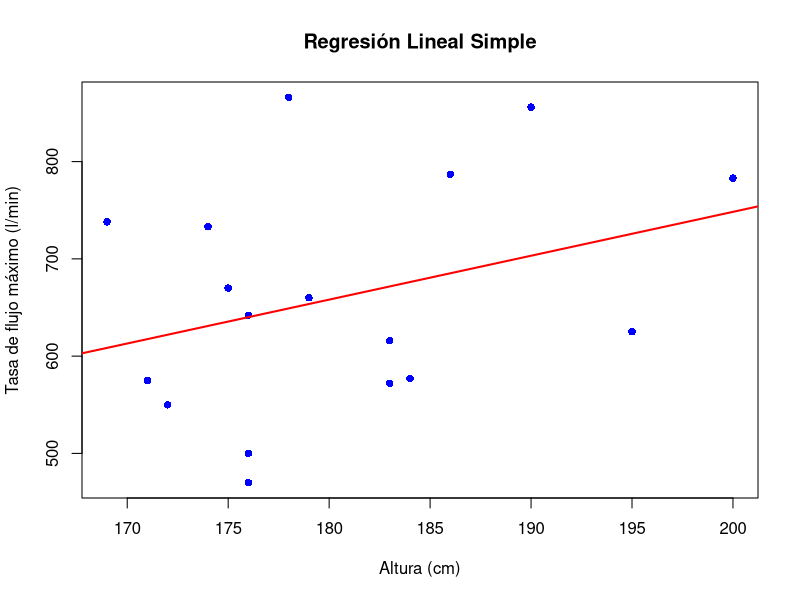
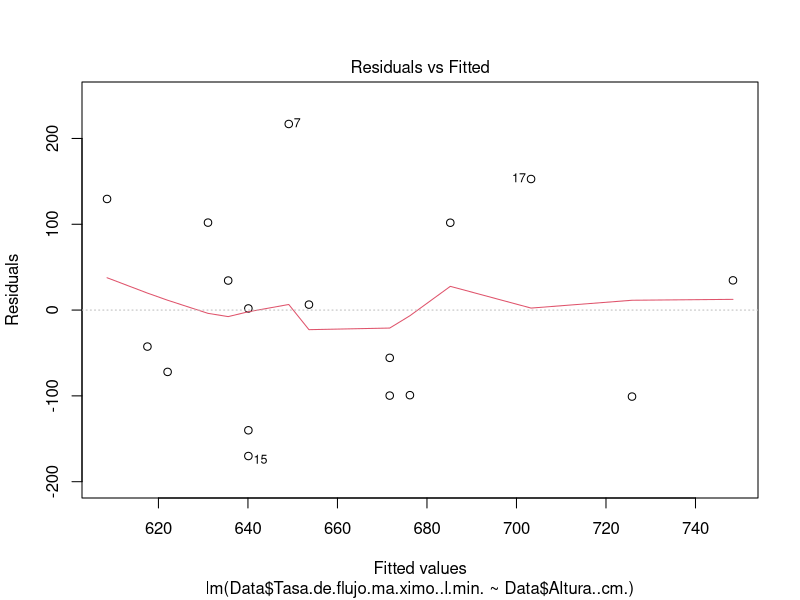
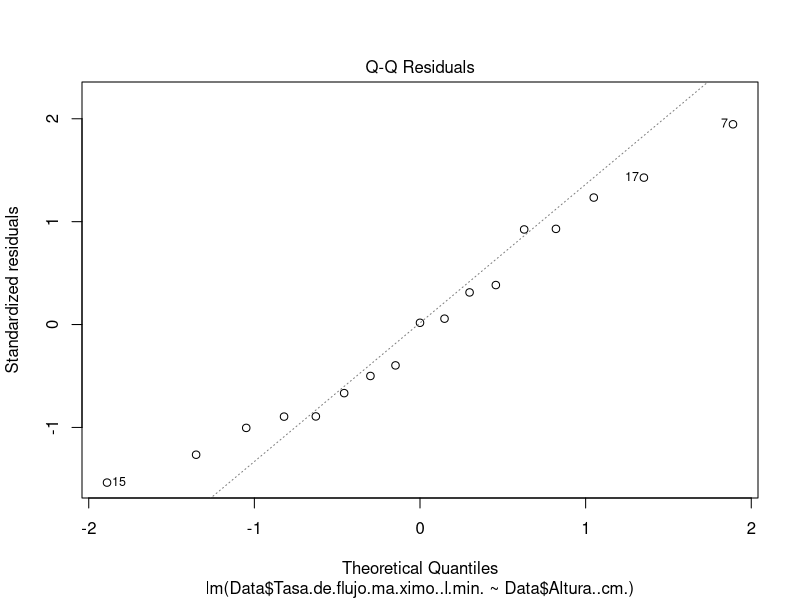
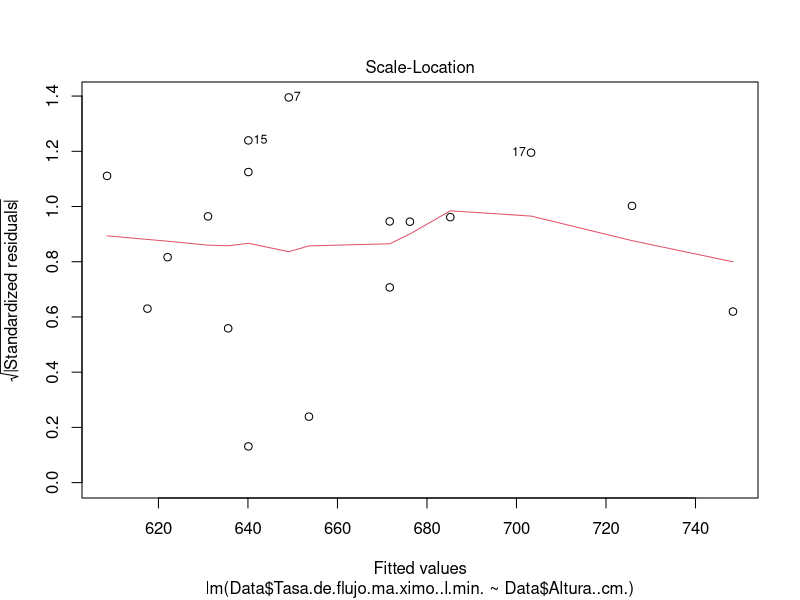
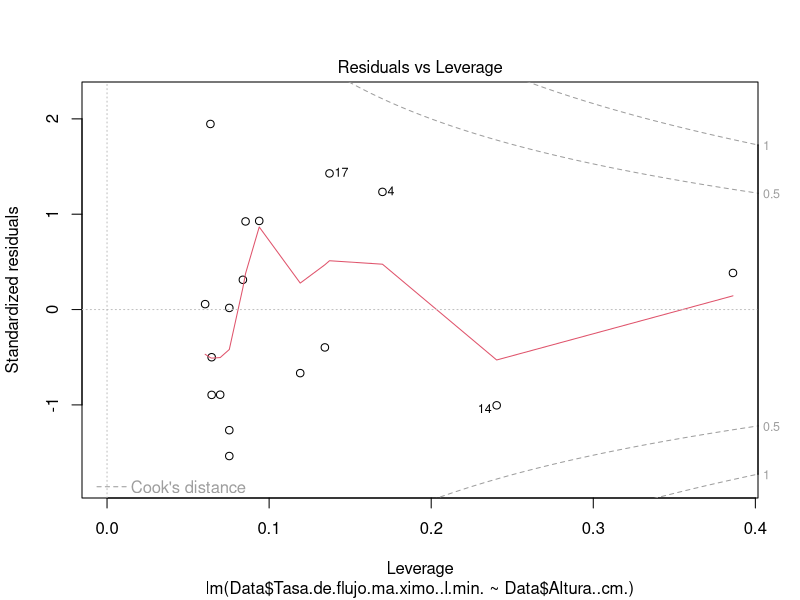
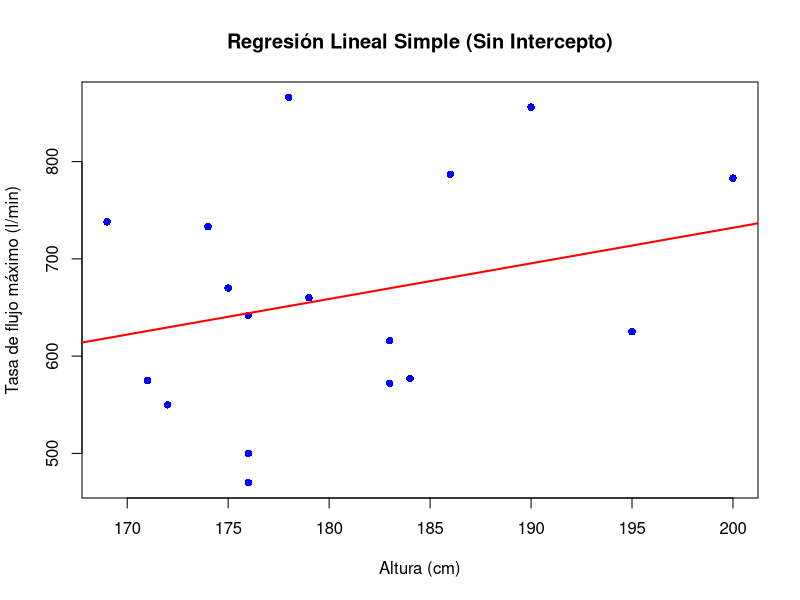
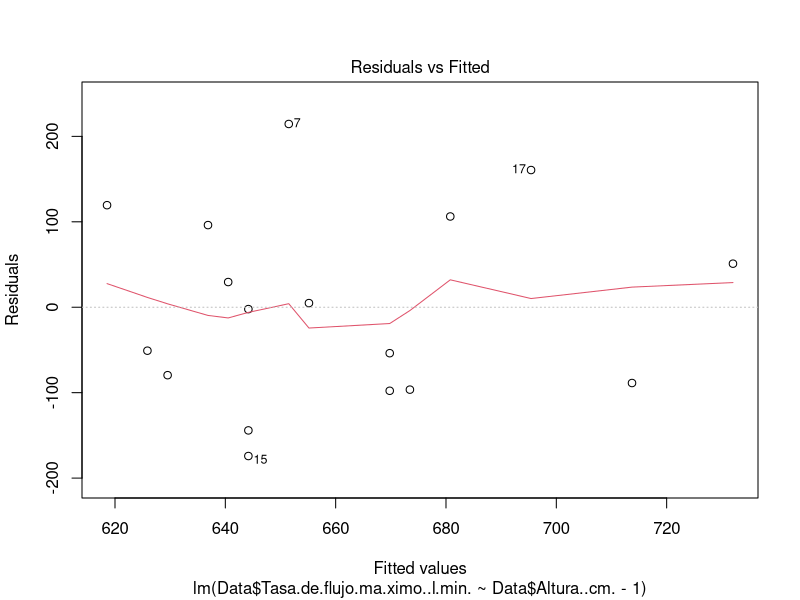
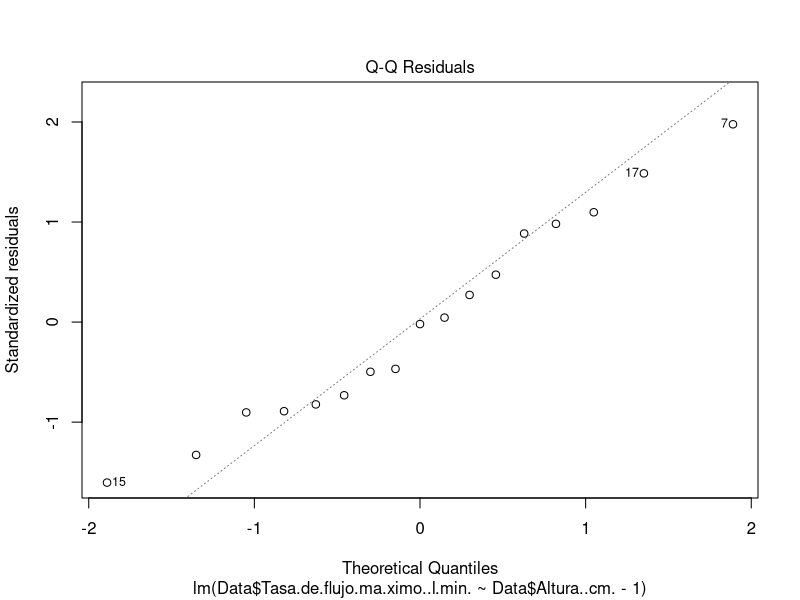

These charts were generated, in order, by the following R code:
# PROYECTO Regresión Bayesiana
# Emiliano-Ferro

# Subimos el dataset
rm(list=ls())

# Cargar los datos
Data <- read.csv("TFM.csv", header=TRUE, as.is = FALSE, sep = ",")

# Ver la estructura de los datos
str(Data)

# Hacer análisis de regresión lineal frecuentista
model <- lm(Data$Tasa.de.flujo.ma.ximo..l.min. ~ Data$Altura..cm., data = Data)

# Ver el resumen del modelo
summary(model)

# Gráfico de los puntos de los datos y la línea de regresión ajustada
plot(Data$Altura..cm., Data$Tasa.de.flujo.ma.ximo..l.min., 
     xlab = "Altura (cm)", ylab = "Tasa de flujo máximo (l/min)", 
     main = "Regresión Lineal Simple", 
     pch = 16, col = "blue")  # Puntos azules


# Agregar la línea de regresión
abline(model, col = "red", lwd = 2)  # Línea roja de regresión


plot(model) 

# Mostrar los residuales
rsdls <- residuals(model)

# Test de normalidad de los residuos (Shapiro-Wilk)
shapiro.test(rsdls)

# Intervalos de confianza para los coeficientes
confint(model)
  
########
  # Quitamos intercepto
  # Hacer análisis de regresión lineal frecuentista sin intercepto
  model2 <- lm(Data$Tasa.de.flujo.ma.ximo..l.min. ~ Data$Altura..cm. - 1, data = Data)
  
  # Ver el resumen del modelo
  summary(model2)
  
  # Gráfico de los puntos de los datos y la línea de regresión ajustada
  plot(Data$Altura..cm., Data$Tasa.de.flujo.ma.ximo..l.min., 
       xlab = "Altura (cm)", ylab = "Tasa de flujo máximo (l/min)", 
       main = "Regresión Lineal Simple (Sin Intercepto)", 
       pch = 16, col = "blue")  # Puntos azules
  
  # Agregar la línea de regresión ajustada
  abline(model2, col = "red", lwd = 2)  # Línea roja de regresión
  
  # Gráficos diagnósticos del modelo
  plot(model2)
  
  # Mostrar los residuales
  rsdls2 <- residuals(model2)
  
  # Test de normalidad de los residuos (Shapiro-Wilk)
  shapiro.test(rsdls2)
  
  # Intervalos de confianza para los coeficientes
  confint(model2)

  
########
# Regresión Líneal simple Bayesiano

# Importar datos
Data <- read.csv("TFM.csv", header = TRUE, as.is = FALSE, sep = ",")

# Modelo clásico con intercepto
model_clasico <- lm(Data$Tasa.de.flujo.ma.ximo..l.min. ~ Data$Altura..cm., data = Data)

# Resumen del modelo clásico
summary(model_clasico)

# Ajuste del modelo bayesiano
# Parámetros de la distribución previa
mu0 <- c(0, 0)  # Media previa para (β0, β1)
Sigma0 <- diag(c(1000, 1000))  # Matriz de varianza-covarianza previa (2x2)

# Matriz de diseño X (con intercepto)
X <- cbind(1, Data$Altura..cm.)  # Primera columna de unos para el intercepto
Y <- Data$Tasa.de.flujo.ma.ximo..l.min.
n <- length(Y)

# Cálculo de los parámetros posteriores
sigma_squared <- var(Y)  # Estimación de la varianza
Sigma1 <- solve(t(X) %*% X / sigma_squared + solve(Sigma0))  # Varianza posterior
mu1 <- Sigma1 %*% (t(X) %*% Y / sigma_squared + solve(Sigma0) %*% mu0)  # Media posterior

# Media a posteriori (estimadores MAP)
beta_MAP <- mu1

# Crear la gráfica comparativa
plot(Data$Altura..cm., Data$Tasa.de.flujo.ma.ximo..l.min., 
     xlab = "Altura (cm)", ylab = "Tasa de flujo máximo (l/min)", 
     main = "Comparación entre Modelos Clásico y Bayesiano",
     pch = 16, col = "blue")  # Puntos de datos en azul

# Agregar la línea ajustada del modelo clásico
abline(a = coef(model_clasico)[1], b = coef(model_clasico)[2], col = "red", lwd = 2, lty = 1)  # Línea roja sólida

# Agregar la línea ajustada del modelo bayesiano
abline(a = beta_MAP[1], b = beta_MAP[2], col = "green", lwd = 2, lty = 2)  # Línea verde discontinua

# Leyenda para identificar las líneas
legend("topright", legend = c("Modelo Clásico (Con intercepto)", "Modelo Bayesiano (MAP)"),
       col = c("red", "green"), lty = c(1, 2), lwd = 2)


########

# Distribuciones a posteriori marginales de los parámetros β0 y β1
# Generar muestras de la distribución posterior para β0 y β1
library(MASS)
set.seed(123)

# Generar 10,000 muestras de la distribución posterior conjunta de β0 y β1
samples <- mvrnorm(10000, mu = as.numeric(mu1), Sigma = as.matrix(Sigma1))

# Histograma de la distribución posterior marginal de β0
hist(samples[, 1], col = "blue", breaks = 50, probability = TRUE,
     xlab = expression(beta[0]), main = "Distribución posterior marginal de β0")

# Agregar una línea para la densidad de β0
lines(density(samples[, 1]), col = "red", lwd = 2)

# Histograma de la distribución posterior marginal de β1
hist(samples[, 2], col = "green", breaks = 50, probability = TRUE,
     xlab = expression(beta[1]), main = "Distribución posterior marginal de β1")

# Agregar una línea para la densidad de β1
lines(density(samples[, 2]), col = "red", lwd = 2)


# Distribución posterior conjunta de β0 y β1
# Cargar librería
library(MASS)

# Parámetros de la distribución posterior (asegúrate de que mu1 y Sigma1 estén calculados correctamente)
# mu1 debe ser un vector de longitud 2, y Sigma1 debe ser una matriz 2x2
set.seed(123)

# Generar muestras de la distribución posterior conjunta
samples <- mvrnorm(10000, mu = mu1, Sigma = Sigma1)

# Gráfico de dispersión de la distribución posterior conjunta
plot(samples[, 1], samples[, 2], col = rgb(0, 0, 1, 0.1), pch = 20, 
     xlab = expression(beta[0]), ylab = expression(beta[1]), 
     main = "Distribución posterior conjunta de β0 y β1")



# Cálculo de la correlación entre β0 y β1
correlation <- cor(samples[, 1], samples[, 2])
cat("Correlación entre β0 y β1:", correlation, "\n")

###########

# Algoritmo de Monte Carlo
# Cargar librerías necesarias
library(ggplot2)

# Definir los datos
altura <- c(174, 183, 176, 169, 183, 186, 178, 175, 172, 179, 171, 184, 200, 195, 176, 176, 190)
tasa_flujo <- c(733, 572, 500, 738, 616, 787, 866, 670, 550, 660, 575, 577, 783, 625, 470, 642, 856)

# Ajustar el modelo de regresión lineal clásico
modelo <- lm(tasa_flujo ~ altura)
predicciones <- predict(modelo, interval = "confidence")
predicciones_pred <- predict(modelo, interval = "prediction")

# Algoritmo de Monte Carlo (como el proporcionado anteriormente)
n_iterations <- 200000  # Total de iteraciones
burn_in <- 2000        # Burn-in
lag <- 5              # Thinning (lag)
samples <- matrix(NA, nrow = floor((n_iterations - burn_in) / lag), ncol = 2)  # Guardar muestras

# Valores iniciales
beta0_current <- coef(modelo)[1]  # β0 del modelo clásico
beta1_current <- coef(modelo)[2]  # β1 del modelo clásico
sigma <- summary(modelo)$sigma    # Desviación estándar del modelo clásico

# Algoritmo Metropolis
set.seed(42)
for (i in 1:n_iterations) {
  # Propuestas para β0 y β1
  beta0_star <- beta0_current + rnorm(1, mean = 0, sd = 0.1)
  beta1_star <- beta1_current + rnorm(1, mean = 0, sd = 0.1)
  
  # Likelihoods
  log_likelihood_current <- sum(dnorm(tasa_flujo - (beta0_current + beta1_current * altura), mean = 0, sd = sigma, log = TRUE))
  log_likelihood_star <- sum(dnorm(tasa_flujo - (beta0_star + beta1_star * altura), mean = 0, sd = sigma, log = TRUE))
  
  # Proporción de aceptación
  acceptance_ratio <- exp(log_likelihood_star - log_likelihood_current)
  if (runif(1) < acceptance_ratio) {
    beta0_current <- beta0_star
    beta1_current <- beta1_star
  }
  
  # Guardar muestras después de burn-in y lag
  if (i > burn_in && (i - burn_in) %% lag == 0) {
    idx <- (i - burn_in) / lag
    samples[idx, ] <- c(beta0_current, beta1_current)
  }
}

# Separar muestras de β0 y β1
beta0_samples <- samples[, 1]
beta1_samples <- samples[, 2]


# --- 1. Aproximación a la función de densidad para beta0 y beta1 ---
beta0_density <- density(beta0_samples)
beta1_density <- density(beta1_samples)

# --- 2. Crear histogramas con la densidad superpuesta ---
# Histograma con la densidad ajustada para beta0
ggplot(data.frame(beta0 = beta0_samples), aes(x = beta0)) +
  geom_histogram(aes(y = ..density..), bins = 30, fill = "blue", alpha = 0.7, color = "black") +
  geom_line(data = data.frame(x = beta0_density$x, y = beta0_density$y), aes(x = x, y = y), color = "red", lwd = 1) +
  ggtitle("Histograma y Densidad Posterior para β0") +
  xlab(expression(beta[0])) +
  ylab("Densidad") +
  theme_minimal()

# Histograma con la densidad ajustada para beta1
ggplot(data.frame(beta1 = beta1_samples), aes(x = beta1)) +
  geom_histogram(aes(y = ..density..), bins = 30, fill = "green", alpha = 0.7, color = "black") +
  geom_line(data = data.frame(x = beta1_density$x, y = beta1_density$y), aes(x = x, y = y), color = "red", lwd = 1) +
  ggtitle("Histograma y Densidad Posterior para β1") +
  xlab(expression(beta[1])) +
  ylab("Densidad") +
  theme_minimal()

# --- 3. Mostrar las estadísticas descriptivas ---
summary(beta0_samples)
summary(beta1_samples)

# --- 4. Superponer la curva de densidad sobre el histograma ---
par(mfrow = c(1, 2))  # Dividir la pantalla en 2 gráficos


# --- 5. Gráficas de Autocorrelación para β0 y β1 ---
par(mfrow = c(1, 2))  # Dividir la pantalla en 2 gráficos

# Autocorrelación para β0
acf(beta0_samples, main = "Autocorrelación de β0")

# Autocorrelación para β1
acf(beta1_samples, main = "Autocorrelación de β1")

# Histograma con la densidad ajustada para beta0
hist(beta0_samples, probability = TRUE, col = "blue", main = "Posterior de β0", xlab = expression(beta[0]))
lines(beta0_density, col = "red", lwd = 2)

# Histograma con la densidad ajustada para beta1
hist(beta1_samples, probability = TRUE, col = "green", main = "Posterior de β1", xlab = expression(beta[1]))
lines(beta1_density, col = "red", lwd = 2)

# --- 5. Graficar la cadena de MCMC para β0 y β1 ---
# Verificar la convergencia de las cadenas
plot(beta0_samples, type = "l", col = "blue", main = "Cadena de β0", ylab = "β0")
plot(beta1_samples, type = "l", col = "green", main = "Cadena de β1", ylab = "β1")

# Gráficas adicionales para el modelo clásico y Monte Carlo

# Predicciones usando Monte Carlo
predicciones_mc <- sapply(1:length(altura), function(i) {
  sapply(1:nrow(samples), function(j) samples[j, 1] + samples[j, 2] * altura[i])
})

# Bandas de confianza y predicción para Monte Carlo
lower_bound <- apply(predicciones_mc, 2, quantile, probs = 0.025)
upper_bound <- apply(predicciones_mc, 2, quantile, probs = 0.975)
predicciones_mc_mean <- apply(predicciones_mc, 2, mean)

# Predicciones de intervalos de predicción Monte Carlo
lower_pred <- apply(predicciones_mc + qnorm(0.025, 0, sigma), 2, quantile, probs = 0.025)
upper_pred <- apply(predicciones_mc + qnorm(0.975, 0, sigma), 2, quantile, probs = 0.975)

# Crear data frames para ggplot
data_clasica <- data.frame(altura, tasa_flujo, predicciones = predicciones[, "fit"], lower_conf = predicciones[, "lwr"], upper_conf = predicciones[, "upr"], lower_pred = predicciones_pred[, "lwr"], upper_pred = predicciones_pred[, "upr"])
data_mc <- data.frame(altura, tasa_flujo, predicciones_mc_mean, lower_bound, upper_bound, lower_pred, upper_pred)

# Gráfico de Regresión Lineal Clásica con Bandas de Predicción y Confianza
ggplot(data_clasica, aes(x = altura, y = tasa_flujo)) +
  geom_point(color = 'blue', size = 2) +
  geom_line(aes(y = predicciones), color = 'red', size = 1) +
  geom_ribbon(aes(ymin = lower_conf, ymax = upper_conf), fill = 'darkgray', alpha = 0.5, linetype = "dashed") +
  geom_ribbon(aes(ymin = lower_pred, ymax = upper_pred), fill = 'gray', alpha = 0.3) +
  labs(title = "Regresión Lineal Clásica con Bandas de Confianza y Predicción",
       x = "Altura (cm)", y = "Tasa de Flujo Máximo (l/min)") +
  theme_minimal()

# Gráfico de Monte Carlo con Bandas de Predicción y Confianza
ggplot(data_mc, aes(x = altura, y = tasa_flujo)) +
  geom_point(color = 'blue', size = 2) +
  geom_line(aes(y = predicciones_mc_mean), color = 'green', size = 1) +
  geom_ribbon(aes(ymin = lower_bound, ymax = upper_bound), fill = 'darkgray', alpha = 0.5, linetype = "dashed") +
  geom_ribbon(aes(ymin= lower_pred, ymax = upper_pred), fill = 'gray', alpha = 0.3) + labs(title = "Monte Carlo: Bandas de Confianza y Predicción", x = "Altura (cm)", y = "Tasa de Flujo Máximo (l/min)") + theme_minimal()



# PREGUNTA 1
# Altura de interés
altura_interes <- 160

# Calcular las tasas de flujo máxima utilizando las muestras de MCMC
tasa_flujo_muestras <- beta0_samples + beta1_samples * altura_interes

# Calcular el intervalo de credibilidad al 95% para la media
credibilidad_95 <- quantile(tasa_flujo_muestras, probs = c(0.025, 0.975))
media_tasa_flujo <- mean(tasa_flujo_muestras)

# Imprimir resultados
cat("Tasa de flujo máxima promedio para una altura de 1.6 metros:", media_tasa_flujo, "\n")
cat("Intervalo de credibilidad al 95% para la media: [", credibilidad_95[1], ", ", credibilidad_95[2], "]\n")


# PREGUNTA 2

# Altura de interés (210 cm)
altura_interes2 <- 210

# Calcular las tasas de flujo máxima utilizando las muestras de MCMC para la nueva altura
tasa_flujo_muestras2 <- beta0_samples + beta1_samples * altura_interes2

# Calcular el intervalo de credibilidad al 95% para la media
credibilidad_95_2 <- quantile(tasa_flujo_muestras2, probs = c(0.025, 0.975))
media_tasa_flujo_2 <- mean(tasa_flujo_muestras2)

# Imprimir resultados
cat("Tasa de flujo máxima promedio para una altura de 2.1 metros:", media_tasa_flujo_2, "\n")
cat("Intervalo de credibilidad al 95% para la media: [", credibilidad_95_2[1], ", ", credibilidad_95_2[2], "]\n")



















# Algoritmo de Monte Carlo
# Cargar librerías necesarias
library(ggplot2)
library(coda)  # Para las gráficas de autocorrelación

# Definir los datos
altura <- c(174, 183, 176, 169, 183, 186, 178, 175, 172, 179, 171, 184, 200, 195, 176, 176, 190)
tasa_flujo <- c(733, 572, 500, 738, 616, 787, 866, 670, 550, 660, 575, 577, 783, 625, 470, 642, 856)

# Ajustar el modelo de regresión lineal clásico
modelo <- lm(tasa_flujo ~ altura)
predicciones <- predict(modelo, interval = "confidence")
predicciones_pred <- predict(modelo, interval = "prediction")

# Algoritmo de Monte Carlo
n_iterations <- 200000  # Total de iteraciones
burn_in <- 2000         # Burn-in
lag <- 5                # Thinning (lag)
samples <- matrix(NA, nrow = floor((n_iterations - burn_in) / lag), ncol = 2)  # Guardar muestras

# Valores iniciales
beta0_current <- coef(modelo)[1]  # β0 del modelo clásico
beta1_current <- coef(modelo)[2]  # β1 del modelo clásico
sigma <- summary(modelo)$sigma    # Desviación estándar del modelo clásico

# Algoritmo Metropolis
set.seed(42)
for (i in 1:n_iterations) {
  # Propuestas para β0 y β1
  beta0_star <- beta0_current + rnorm(1, mean = 0, sd = 0.1)
  beta1_star <- beta1_current + rnorm(1, mean = 0, sd = 0.1)
  
  # Likelihoods
  log_likelihood_current <- sum(dnorm(tasa_flujo - (beta0_current + beta1_current * altura), mean = 0, sd = sigma, log = TRUE))
  log_likelihood_star <- sum(dnorm(tasa_flujo - (beta0_star + beta1_star * altura), mean = 0, sd = sigma, log = TRUE))
  
  # Proporción de aceptación
  acceptance_ratio <- exp(log_likelihood_star - log_likelihood_current)
  if (runif(1) < acceptance_ratio) {
    beta0_current <- beta0_star
    beta1_current <- beta1_star
  }
  
  # Guardar muestras después de burn-in y lag
  if (i > burn_in && (i - burn_in) %% lag == 0) {
    idx <- (i - burn_in) / lag
    samples[idx, ] <- c(beta0_current, beta1_current)
  }
}

# Separar muestras de β0 y β1
beta0_samples <- samples[, 1]
beta1_samples <- samples[, 2]

# --- 1. Aproximación a la función de densidad para beta0 y beta1 ---
beta0_density <- density(beta0_samples)
beta1_density <- density(beta1_samples)

# --- 2. Crear histogramas con la densidad superpuesta ---
# Histograma con la densidad ajustada para beta0
ggplot(data.frame(beta0 = beta0_samples), aes(x = beta0)) +
  geom_histogram(aes(y = ..density..), bins = 30, fill = "blue", alpha = 0.7, color = "black") +
  geom_line(data = data.frame(x = beta0_density$x, y = beta0_density$y), aes(x = x, y = y), color = "red", lwd = 1) +
  ggtitle("Histograma y Densidad Posterior para β0") +
  xlab(expression(beta[0])) +
  ylab("Densidad") +
  theme_minimal()

# Histograma con la densidad ajustada para beta1
ggplot(data.frame(beta1 = beta1_samples), aes(x = beta1)) +
  geom_histogram(aes(y = ..density..), bins = 30, fill = "green", alpha = 0.7, color = "black") +
  geom_line(data = data.frame(x = beta1_density$x, y = beta1_density$y), aes(x = x, y = y), color = "red", lwd = 1) +
  ggtitle("Histograma y Densidad Posterior para β1") +
  xlab(expression(beta[1])) +
  ylab("Densidad") +
  theme_minimal()

# --- 3. Mostrar las estadísticas descriptivas ---
cat("Estadísticas descriptivas para β0:\n")
print(summary(beta0_samples))
cat("\nEstadísticas descriptivas para β1:\n")
print(summary(beta1_samples))

# --- 4. Graficar la cadena de MCMC para β0 y β1 ---
# Verificar la convergencia de las cadenas
par(mfrow = c(1, 2))  # Dividir la pantalla en 2 gráficos
plot(beta0_samples, type = "l", col = "blue", main = "Cadena de β0", ylab = "β0")
plot(beta1_samples, type = "l", col = "green", main = "Cadena de β1", ylab = "β1")

# --- 5. Gráficas de Autocorrelación para β0 y β1 ---
par(mfrow = c(1, 2))  # Dividir la pantalla en 2 gráficos

# Autocorrelación para β0
acf(beta0_samples, main = "Autocorrelación de β0")

# Autocorrelación para β1
acf(beta1_samples, main = "Autocorrelación de β1")

# Gráficas adicionales para el modelo clásico y Monte Carlo

# Predicciones usando Monte Carlo
predicciones_mc <- sapply(1:length(altura), function(i) {
  sapply(1:nrow(samples), function(j) samples[j, 1] + samples[j, 2] * altura[i])
})

# Bandas de confianza y predicción para Monte Carlo
lower_bound <- apply(predicciones_mc, 2, quantile, probs = 0.025)
upper_bound <- apply(predicciones_mc, 2, quantile, probs = 0.975)
predicciones_mc_mean <- apply(predicciones_mc, 2, mean)

# Predicciones de intervalos de predicción Monte Carlo
lower_pred <- apply(predicciones_mc + qnorm(0.025, 0, sigma), 2, quantile, probs = 0.025)
upper_pred <- apply(predicciones_mc + qnorm(0.975, 0, sigma), 2, quantile, probs = 0.975)

# Crear data frames para ggplot
data_clasica <- data.frame(altura, tasa_flujo, predicciones = predicciones[, "fit"], lower_conf = predicciones[, "lwr"], upper_conf = predicciones[, "upr"], lower_pred = predicciones_pred[, "lwr"], upper_pred = predicciones_pred[, "upr"])
data_mc <- data.frame(altura, tasa_flujo, predicciones_mc_mean, lower_bound, upper_bound, lower_pred, upper_pred)

# Gráfico de Regresión Lineal Clásica con Bandas de Predicción y Confianza
ggplot(data_clasica, aes(x = altura, y = tasa_flujo)) +
  geom_point(color = 'blue', size = 2) +
  geom_line(aes(y = predicciones), color = 'red', size = 1) +
  geom_ribbon(aes(ymin = lower_conf, ymax = upper_conf), fill = 'darkgray', alpha = 0.5, linetype = "dashed") +
  geom_ribbon(aes(ymin = lower_pred, ymax = upper_pred), fill = 'gray', alpha = 0.3) +
  labs(title = "Regresión Lineal Clásica con Bandas de Confianza y Predicción",
       x = "Altura (cm)", y = "Tasa de Flujo Máximo (l/min)") +
  theme_minimal()

# Gráfico de Monte Carlo con Bandas de Pred